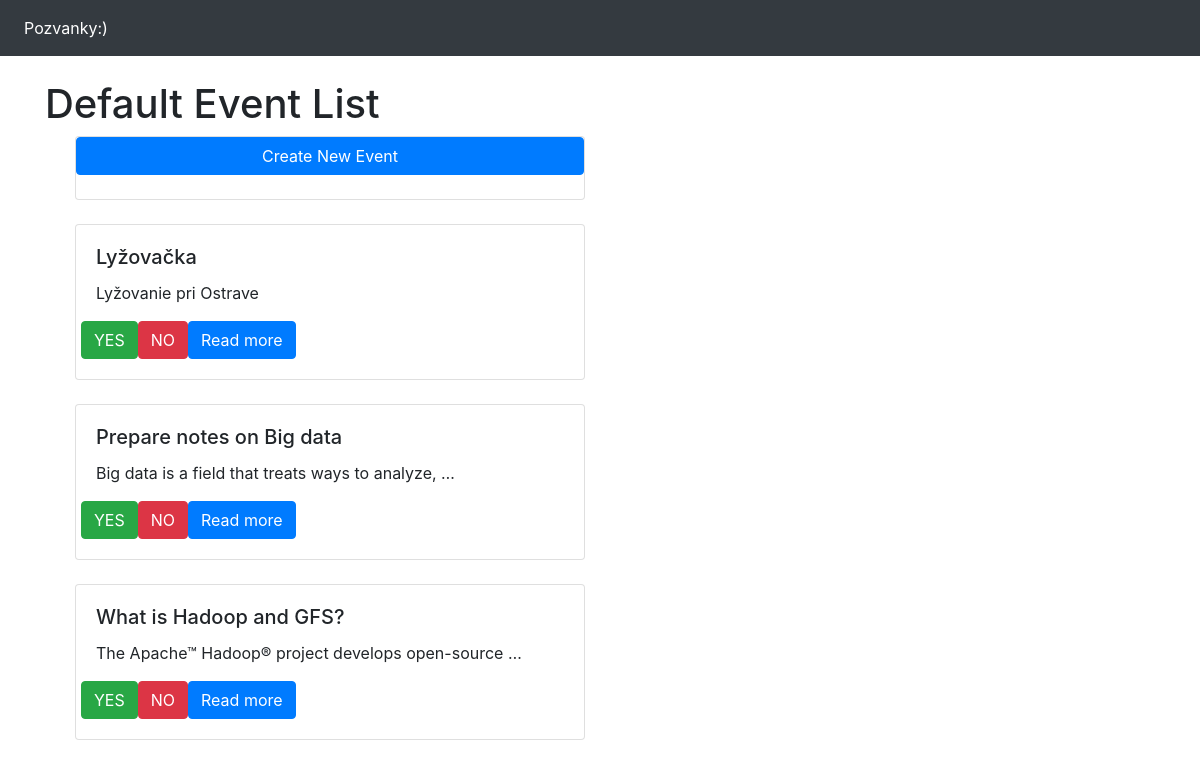
The page /events/default-event-list/ on the database as committed earlier.
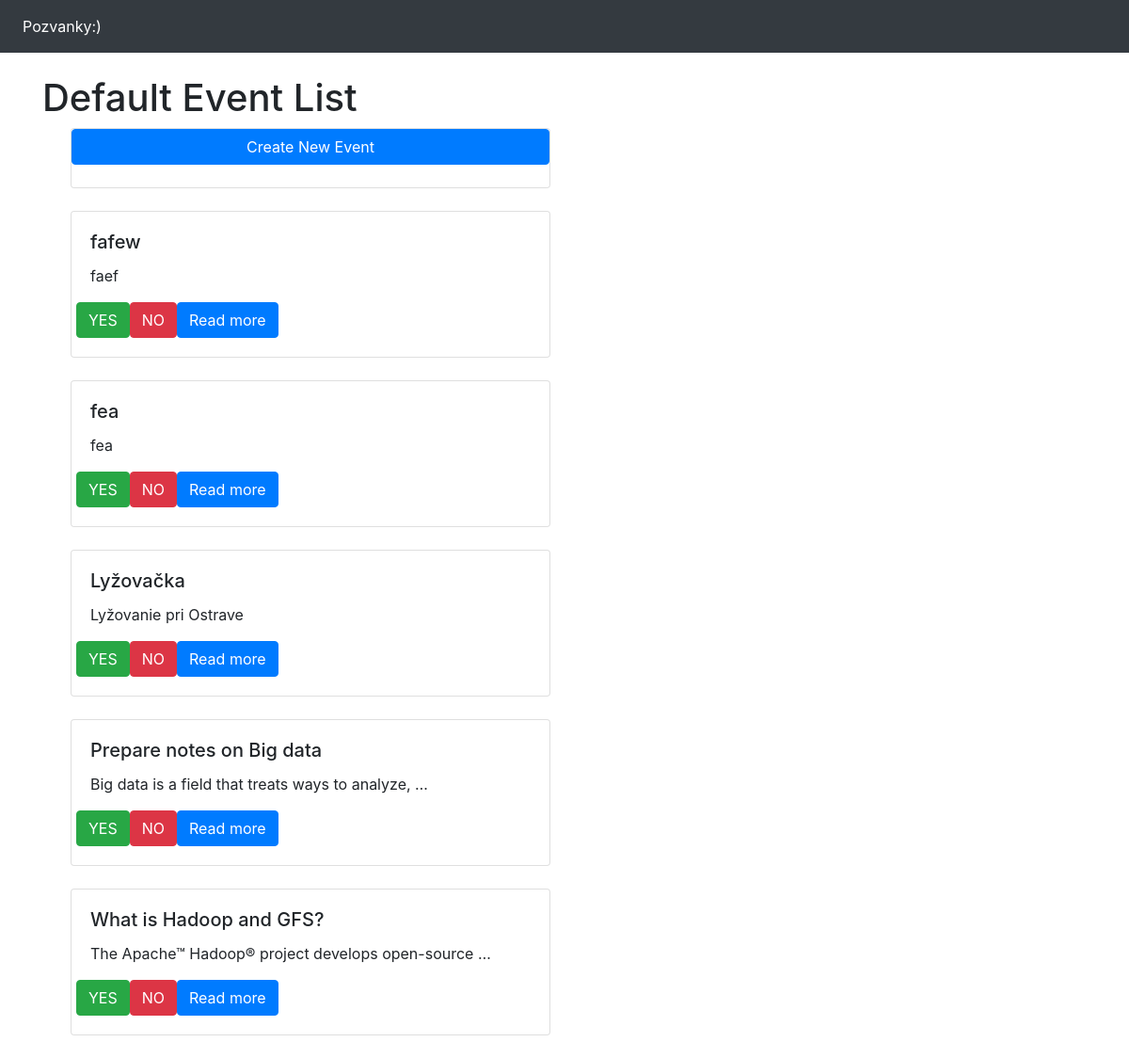
The same page on the database as committed later.
### blog/models.py (models this page shows, shortened)
class EventList(models.Model):
    name = models.CharField(max_length=250)
    slug = models.SlugField(max_length=250, unique=True)
    created_at = models.DateTimeField(auto_now_add=True)

class Post(models.Model):
    image_post = models.ImageField(null=True, blank=True, upload_to='images/')
    title = models.CharField(max_length=250, unique=True)
    slug = models.SlugField(max_length=250, unique=True)
    author = models.ForeignKey(User, on_delete=models.CASCADE, related_name='blog_posts')
    body = models.TextField()
    publish = models.DateTimeField(default=timezone.now)
    votes = models.IntegerField(default=0)
    event_list = models.ForeignKey(EventList, on_delete=models.CASCADE, related_name='posts')  # Associate posts with an event list
    class Meta:
        ordering = ('-publish',)
    def get_absolute_url(self):
        return reverse('blog:blog_detail', args=[self.slug])

### blog/views.py (the view)
# urls.py: path('events/<slug:slug>/', EventListDetailView.as_view(), name='event_list_detail'),
class EventListDetailView(DetailView):
    model = EventList
    context_object_name = 'event_list'
    template_name = 'blog/event_list_detail.html'
    def get_context_data(self, **kwargs):
        context = super().get_context_data(**kwargs)
        context['posts'] = self.object.posts.all()  # Get posts related to this event list
        return context

### templates/blog/event_list_detail.html (shortened to what this page needs)
{% extends 'base.html' %}
{% block container %}
<h1>{{ event_list.name }}</h1>
<div class="col-sm-12 mt-6">
<div class="col-sm-6 mt-6">
<div class="card">
<a href="{% url 'blog:blog_create' %}" class="btn btn-primary mb-4">Create New Event</a>
</div>
</div>
    {% for post in posts %}
    <div class="col-sm-6 mt-4">
        <div class="card">
            <div class="card-body">
                <h5 class="card-title">{{ post.title }}</h5>
                <p class="card-text">{{ post.body | truncatechars:50 }}</p>
<div class="row">
<form action = "{% url 'blog:like_post' post.pk %}" method ="POST">
<button type = "submit", name = "post_id", value = "{{ post.id }}" class="btn btn-success">YES </button>
</form>
<form action = "{% url 'blog:dislike_post' post.pk %}" method ="POST">
    <button type = "submit", name = "post_id_no", value = "{{ post.id }}" class="btn btn-danger">NO</button>
</form>
<a href="{{ post.get_absolute_url }}" class="btn btn-primary">Read more</a>
</div>
</div>
</div>
</div>
    {% endfor %}
</div>
{% endblock %}

### templates/base.html (shortened to what this page needs)
<!doctype html>
<html lang="en">
<head>
    <link rel="stylesheet" href="https://cdn.jsdelivr.net/npm/bootstrap@4.6.0/dist/css/bootstrap.min.css"
>
</head>
<body>
<header>
    <nav class="navbar navbar-expand-lg navbar-dark bg-dark">
        <div class="collapse navbar-collapse" id="navbarSupportedContent">
            <ul class="navbar-nav mr-auto">
                <li class="nav-item active">
                    <a class="nav-link" href="{% url 'blog:blog_list' %}">Pozvanky:) <span class="sr-only">(current)</span></a>
                </li>
            </ul>
        </div>
    </nav>
</header>
<div class="container my-4">
    {% block container %}
    {% endblock %}
</div>
</body>
</html>

Rows that differ between the two databases and show on the page:
added Post: title "fafew", body "faef", {{ post.id }} 5 (drawn)
added Post: title "fea", body "fea", {{ post.id }} 4 (drawn)
